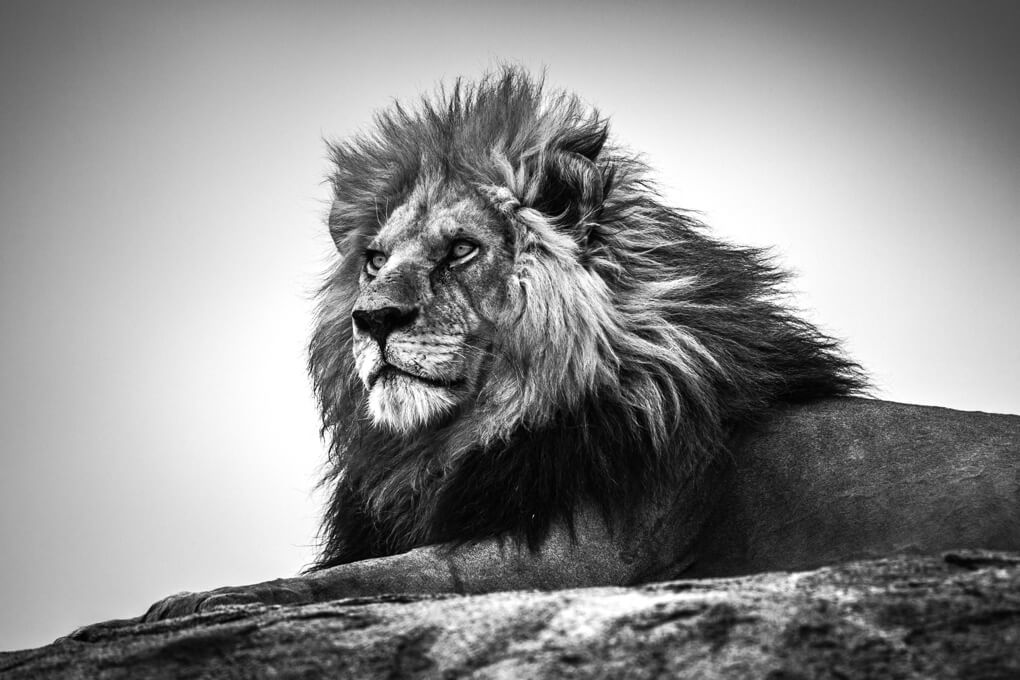
#> input picture pixel_expansion/input_images/lionbw.jpg, 1020 x 680 px
$ python pixel_expansion.py
#> lines starting #> are read from the running program, lines starting #| are printed output that depends on the picture
import numpy as np
from PIL import Image

def pixel_combination_selection(encryp_type=None):
    if encryp_type == "2-pixeles-vertical":
        pixel_options = [[0, 1], [1, 0]]
    elif encryp_type == "2-pixeles-horizontal":
        pixel_options = [[0, 1], [1, 0]]
    else:
        pixel_options = [[0, 0, 1, 1], [1, 1, 0, 0], [1, 0, 0, 1], [0, 1, 1, 0], [1, 0, 1, 0], [0, 1, 0, 1]]
    return np.array(pixel_options[np.random.randint(0, len(pixel_options))])

def encrypt(input_image, encryp_type):
    """
    Negro --> 0
    Blanco --> 1
    """

    # arreglo de pixeles de la imagen original
    input_matrix = np.asarray(input_image).astype(np.uint8)
    # dimensiones imagen original
    (row, column) = input_matrix.shape
    # se crean los arreglos para almacenar las imágenes a compartir (share 1 & share 2)

    if encryp_type == "2-pixeles-vertical":

        img_share_1 = np.empty((row, 2 * column)).astype('uint8')
        img_share_2 = np.empty((row, 2 * column)).astype('uint8')

        # se modifican los pixeles de las imágenes a compartir de acuerdo a una selección aleatoria de combinaciones para cada pixel
        for i in range(row):
            for j in range(column):
                pixel_comb = pixel_combination_selection(encryp_type)
                img_share_1[i][2 * j] = img_share_2[i][2 * j] = pixel_comb[0]
                img_share_1[i][2 * j+1] = img_share_2[i][2 * j+1] = pixel_comb[1]

                # Si el pixel original es negro, se reflejan los colores de los pixeles asociados de la imagen 1 a compartir
                # (img_share_1) en la imagen 2 a compartir (img_share_2)
                if input_matrix[i][j] == 0:
                    img_share_2[i][2 * j] = 1 - img_share_2[i][2 * j]
                    img_share_2[i][2 * j+1] = 1 - img_share_2[i][2 * j+1]

    elif encryp_type == "2-pixeles-horizontal":

        img_share_1 = np.empty((2 * row, column)).astype('uint8')
        img_share_2 = np.empty((2 * row, column)).astype('uint8')

        # se modifican los pixeles de las imágenes a compartir de acuerdo a una selección aleatoria de combinaciones para cada pixel
        for i in range(row):
            for j in range(column):
                pixel_comb = pixel_combination_selection(encryp_type)
                img_share_1[2 * i][j] = img_share_2[2 * i][j] = pixel_comb[0]
                img_share_1[2 * i + 1][j] = img_share_2[2 * i + 1][j] = pixel_comb[1]

                # Si el pixel original es negro, se reflejan los colores de los pixeles asociados de la imagen 1 a compartir
                # (img_share_1) en la imagen 2 a compartir (img_share_2)
                if input_matrix[i][j] == 0:
                    img_share_2[2 * i][j] = 1 - img_share_2[2 * i][j]
                    img_share_2[2 * i + 1][j] = 1 - img_share_2[2 * i + 1][j]
        print("Pixel Exp done")


    else:
        img_share_1 = np.empty((2 * row, 2 * column)).astype('uint8')
        img_share_2 = np.empty((2 * row, 2 * column)).astype('uint8')

        # se modifican los pixeles de las imágenes a compartir de acuerdo a una selección aleatoria de combinaciones para cada pixel
        for i in range(row):
            for j in range(column):
                pixel_comb = pixel_combination_selection(encryp_type)
                img_share_1[2 * i][2 * j] = img_share_2[2 * i][2 * j] = pixel_comb[0]
                img_share_1[2 * i + 1][2 * j] = img_share_2[2 * i + 1][2 * j] = pixel_comb[1]
                img_share_1[2 * i][2 * j + 1] = img_share_2[2 * i][2 * j + 1] = pixel_comb[2]
                img_share_1[2 * i + 1][2 * j + 1] = img_share_2[2 * i + 1][2 * j + 1] = pixel_comb[3]

                # Si el pixel original es negro, se reflejan los colores de los pixeles asociados de la imagen 1 a compartir
                # (img_share_1) en la imagen 2 a compartir (img_share_2)
                if input_matrix[i][j] == 0:
                    img_share_2[2 * i][2 * j] = 1 - img_share_2[2 * i][2 * j]
                    img_share_2[2 * i + 1][2 * j] = 1 - img_share_2[2 * i + 1][2 * j]
                    img_share_2[2 * i][2 * j + 1] = 1 - img_share_2[2 * i][2 * j + 1]
                    img_share_2[2 * i + 1][2 * j + 1] = 1 - img_share_2[2 * i + 1][2 * j + 1]

    return img_share_1, img_share_2, input_matrix


def decrypt(img_share_1, img_share_2, encryp_type):
    '''
    Black -> 0
    White -> 1
    '''
    overlap_matrix = img_share_1 & img_share_2
    (row, column) = img_share_1.shape
    if encryp_type == "2-pixeles-vertical":
        row = int(row)
        column = int(column / 2)
        decription_matrix = np.ones((row, column))

        for i in range(row):
            for j in range(column):
                cnt = overlap_matrix[i][2 * j] + overlap_matrix[i][2 * j + 1]
                if cnt == 0:
                    decription_matrix[i][j] = 0

    elif encryp_type == "2-pixeles-horizontal":
        row = int(row / 2)
        column = int(column)
        decription_matrix = np.ones((row, column))

        for i in range(row):
            for j in range(column):
                cnt = overlap_matrix[2 * i][j] + overlap_matrix[2 * i + 1][j]
                if cnt == 0:
                    decription_matrix[i][j] = 0

    else:
        row = int(row / 2)
        column = int(column / 2)
        decription_matrix = np.ones((row, column))

        for i in range(row):
            for j in range(column):
                cnt = overlap_matrix[2 * i][2 * j] + overlap_matrix[2 * i + 1][2 * j] + overlap_matrix[2 * i][
                    2 * j + 1] + overlap_matrix[2 * i + 1][2 * j + 1]
                if cnt == 0:
                    decription_matrix[i][j] = 0

    return overlap_matrix, decription_matrix


if __name__ == "__main__":
    # Se lee la imagen como binaria con un
    input_image = Image.open('input_images/lionbw.jpg').convert('1')
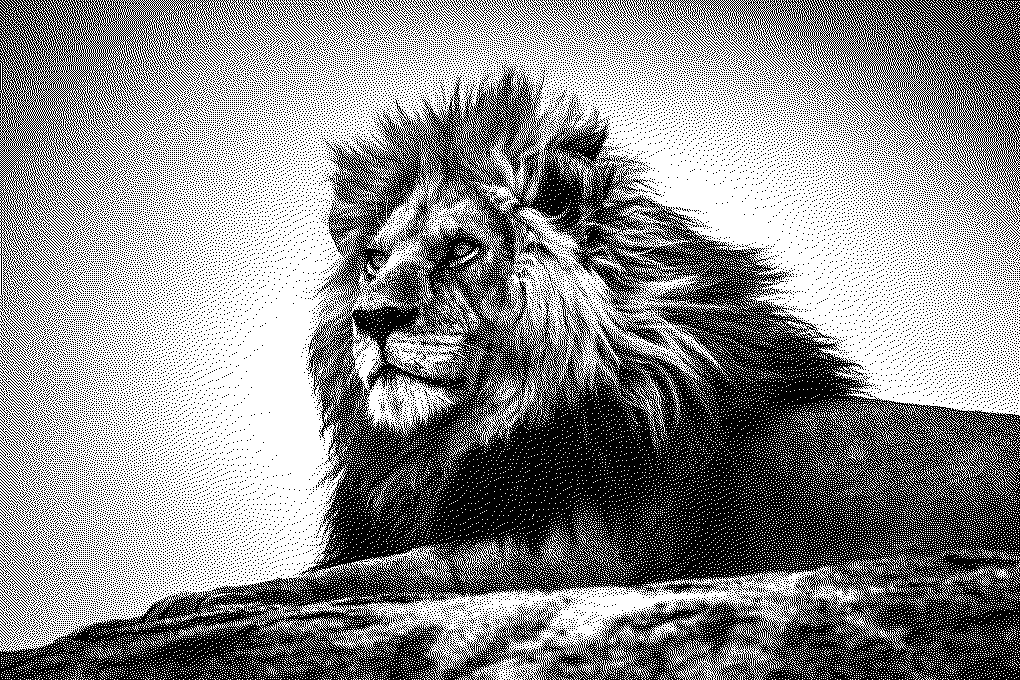
#> input_image: PIL image 1020x680 1; 55.2% white; black in thin lines or dots
    input_image_name = "lionbw"
    encryp_type = "vertical"
    img_share_1, img_share_2, input_matrix = encrypt(input_image, encryp_type)
#> in encrypt, `input_matrix = np.asarray(input_image).astype(np.uint8)`: input_matrix: shape (680, 1020); values 0 (black) and 1 (white), 55.2% white; black in thin lines or dots
#> after the loop in encrypt, `for i in range(row):`:
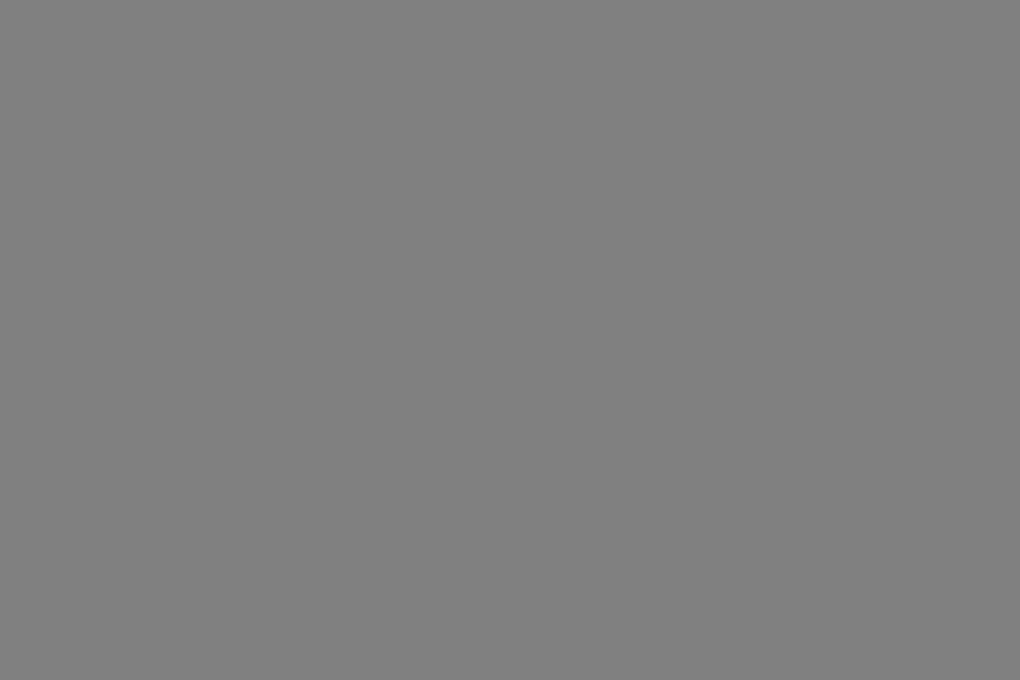
#> img_share_1: shape (1360, 2040) (shown at 1/2 size); values 0 (black) and 1 (white), 50% white in thin lines or dots

    image1 = Image.fromarray(img_share_1.astype(np.uint8) * 255)
#> image1: PIL image 2040x1360 L; 50% white in thin lines or dots
    image1.save(f"output_images/{input_image_name}_{encryp_type}_img_share_1_.png")
    print("img_share_1 image size (in pixels) : ", image1.size)
#| img_share_1 image size (in pixels) :  (2040, 1360)
    image2 = Image.fromarray(img_share_2.astype(np.uint8) * 255)
#> image2: PIL image 2040x1360 L; 50% white in thin lines or dots
    image2.save(f"output_images/{input_image_name}_{encryp_type}_img_share_2.png")
    print("img_share_2 image size (in pixels) : ", image2.size)
#| img_share_2 image size (in pixels) :  (2040, 1360)

    overlap_matrix, decription_matrix = decrypt(img_share_1, img_share_2, encryp_type)
#> in decrypt, `overlap_matrix = img_share_1 & img_share_2`:
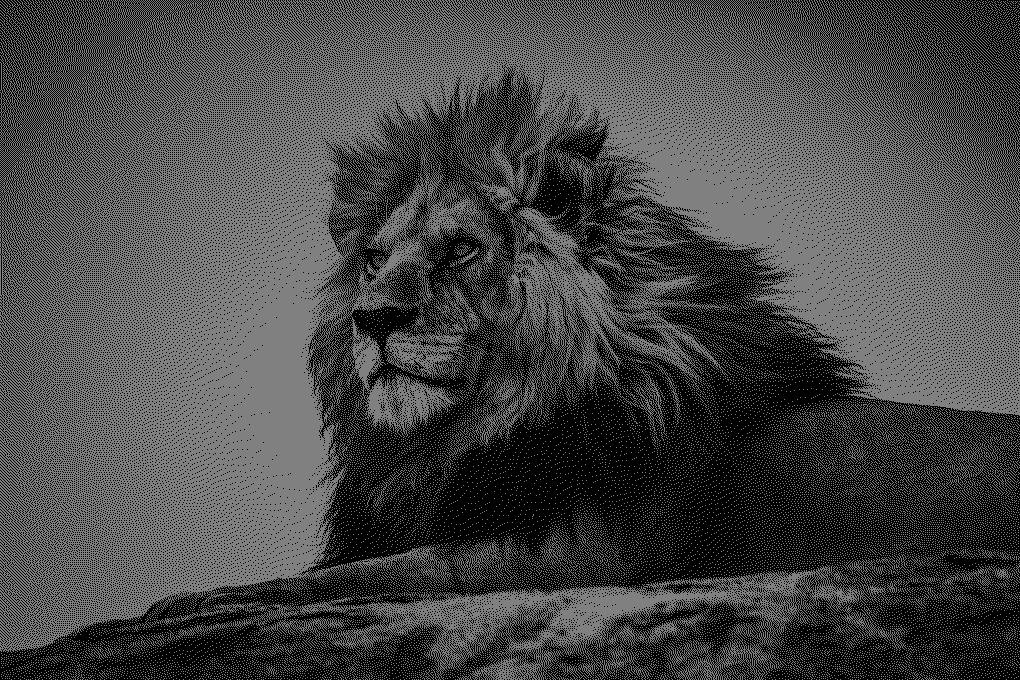
#> overlap_matrix: shape (1360, 2040) (shown at 1/2 size); values 0 (black) and 1 (white), 27.6% white in thin lines or dots
    decripted_image = Image.fromarray(decription_matrix.astype(np.uint8) * 255)
    overlap_image = Image.fromarray(overlap_matrix.astype(np.uint8) * 255)
#> overlap_image: PIL image 2040x1360 L; 27.6% white in thin lines or dots

    overlap_image = overlap_image.resize(input_image.size)
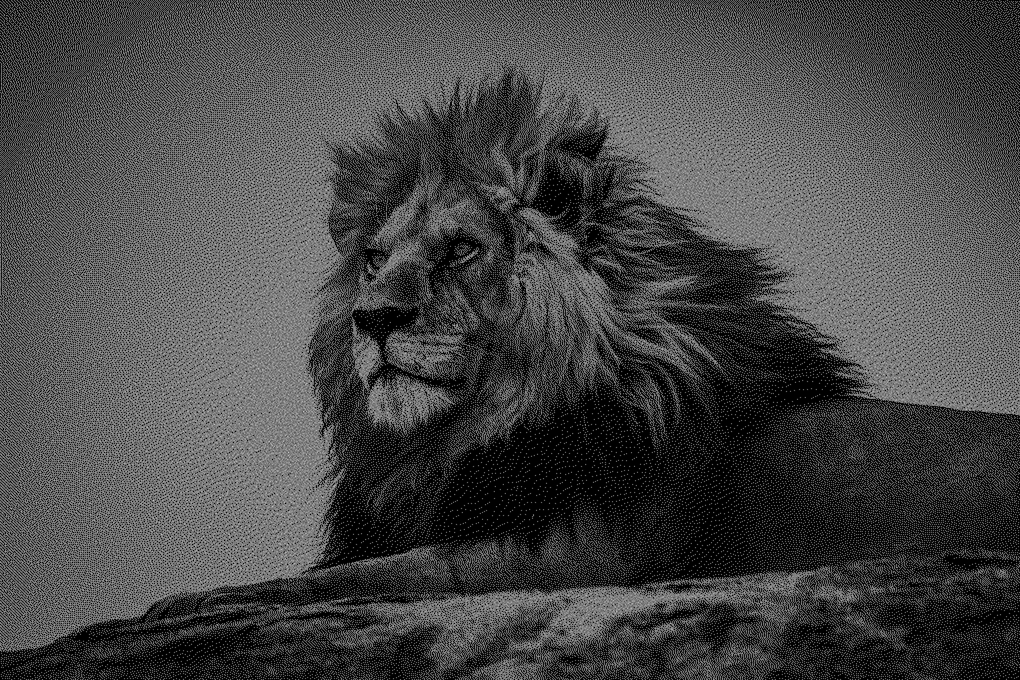
#> overlap_image: PIL image 1020x680 L; min 0, max 200, mean 71.8
    overlap_image.save(f"output_images/{input_image_name}_img_overlapped.png", mode='1')
    decripted_image.save(f"output_images/{input_image_name}_img_decrypted.png", mode='1')
